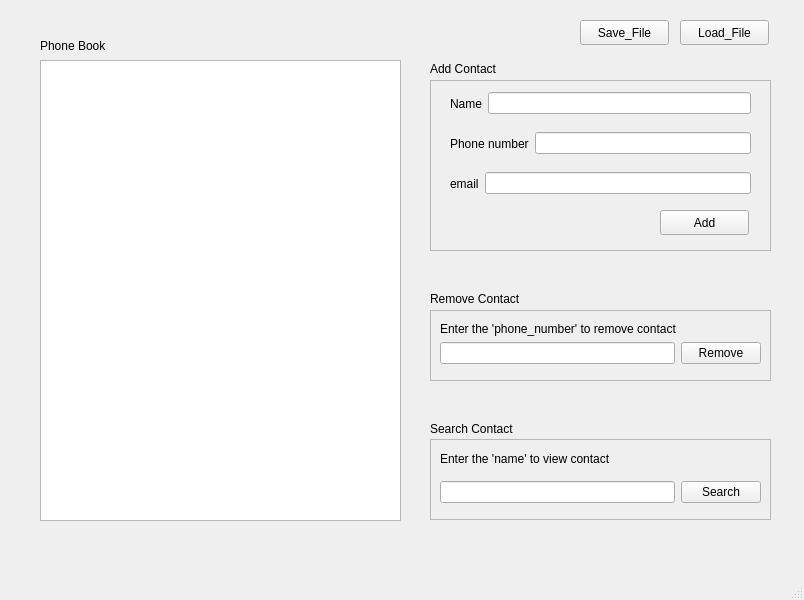
<?xml version="1.0" encoding="UTF-8"?>
<ui version="4.0">
 <class>MainWindow</class>
 <widget class="QMainWindow" name="MainWindow">
  <property name="geometry">
   <rect>
    <x>0</x>
    <y>0</y>
    <width>804</width>
    <height>600</height>
   </rect>
  </property>
  <property name="windowTitle">
   <string>MainWindow</string>
  </property>
  <widget class="QWidget" name="centralwidget">
   <widget class="QFrame" name="frame">
    <property name="geometry">
     <rect>
      <x>430</x>
      <y>439</y>
      <width>341</width>
      <height>81</height>
     </rect>
    </property>
    <property name="frameShape">
     <enum>QFrame::StyledPanel</enum>
    </property>
    <property name="frameShadow">
     <enum>QFrame::Raised</enum>
    </property>
    <widget class="QLabel" name="label_9">
     <property name="geometry">
      <rect>
       <x>10</x>
       <y>10</y>
       <width>251</width>
       <height>20</height>
      </rect>
     </property>
     <property name="text">
      <string>Enter the 'name' to view contact</string>
     </property>
    </widget>
    <widget class="QWidget" name="">
     <property name="geometry">
      <rect>
       <x>10</x>
       <y>40</y>
       <width>321</width>
       <height>27</height>
      </rect>
     </property>
     <layout class="QHBoxLayout" name="horizontalLayout_5">
      <item>
       <widget class="QLineEdit" name="lineEdit_search"/>
      </item>
      <item>
       <widget class="QPushButton" name="search_button">
        <property name="text">
         <string>Search</string>
        </property>
       </widget>
      </item>
     </layout>
    </widget>
   </widget>
   <widget class="QFrame" name="ADD">
    <property name="geometry">
     <rect>
      <x>430</x>
      <y>80</y>
      <width>341</width>
      <height>171</height>
     </rect>
    </property>
    <property name="frameShape">
     <enum>QFrame::StyledPanel</enum>
    </property>
    <property name="frameShadow">
     <enum>QFrame::Raised</enum>
    </property>
    <widget class="QWidget" name="layoutWidget">
     <property name="geometry">
      <rect>
       <x>20</x>
       <y>50</y>
       <width>301</width>
       <height>27</height>
      </rect>
     </property>
     <layout class="QHBoxLayout" name="horizontalLayout_3">
      <item>
       <widget class="QLabel" name="label_3">
        <property name="text">
         <string>Phone number</string>
        </property>
       </widget>
      </item>
      <item>
       <widget class="QLineEdit" name="lineEdit_add_phone"/>
      </item>
     </layout>
    </widget>
    <widget class="QWidget" name="layoutWidget_2">
     <property name="geometry">
      <rect>
       <x>20</x>
       <y>90</y>
       <width>301</width>
       <height>27</height>
      </rect>
     </property>
     <layout class="QHBoxLayout" name="horizontalLayout_4">
      <item>
       <widget class="QLabel" name="label_4">
        <property name="text">
         <string>email</string>
        </property>
       </widget>
      </item>
      <item>
       <widget class="QLineEdit" name="lineEdit_add_email"/>
      </item>
     </layout>
    </widget>
    <widget class="QPushButton" name="add_button">
     <property name="geometry">
      <rect>
       <x>230</x>
       <y>130</y>
       <width>89</width>
       <height>25</height>
      </rect>
     </property>
     <property name="text">
      <string>Add</string>
     </property>
    </widget>
    <widget class="QWidget" name="">
     <property name="geometry">
      <rect>
       <x>20</x>
       <y>10</y>
       <width>301</width>
       <height>27</height>
      </rect>
     </property>
     <layout class="QHBoxLayout" name="horizontalLayout_2">
      <item>
       <widget class="QLabel" name="label_2">
        <property name="text">
         <string>Name</string>
        </property>
       </widget>
      </item>
      <item>
       <widget class="QLineEdit" name="lineEdit_add_name"/>
      </item>
     </layout>
    </widget>
   </widget>
   <widget class="QLabel" name="label">
    <property name="geometry">
     <rect>
      <x>40</x>
      <y>30</y>
      <width>91</width>
      <height>31</height>
     </rect>
    </property>
    <property name="text">
     <string>Phone Book</string>
    </property>
   </widget>
   <widget class="QLabel" name="label_5">
    <property name="geometry">
     <rect>
      <x>430</x>
      <y>60</y>
      <width>121</width>
      <height>17</height>
     </rect>
    </property>
    <property name="text">
     <string>Add Contact</string>
    </property>
   </widget>
   <widget class="QFrame" name="frame_2">
    <property name="geometry">
     <rect>
      <x>430</x>
      <y>310</y>
      <width>341</width>
      <height>71</height>
     </rect>
    </property>
    <property name="frameShape">
     <enum>QFrame::StyledPanel</enum>
    </property>
    <property name="frameShadow">
     <enum>QFrame::Raised</enum>
    </property>
    <widget class="QLabel" name="label_7">
     <property name="geometry">
      <rect>
       <x>10</x>
       <y>10</y>
       <width>311</width>
       <height>17</height>
      </rect>
     </property>
     <property name="text">
      <string>Enter the 'phone_number' to remove contact</string>
     </property>
    </widget>
    <widget class="QWidget" name="">
     <property name="geometry">
      <rect>
       <x>10</x>
       <y>30</y>
       <width>321</width>
       <height>27</height>
      </rect>
     </property>
     <layout class="QHBoxLayout" name="horizontalLayout">
      <item>
       <widget class="QLineEdit" name="lineEdit_remove"/>
      </item>
      <item>
       <widget class="QPushButton" name="remove_button">
        <property name="text">
         <string>Remove</string>
        </property>
       </widget>
      </item>
     </layout>
    </widget>
   </widget>
   <widget class="QLabel" name="label_6">
    <property name="geometry">
     <rect>
      <x>430</x>
      <y>290</y>
      <width>121</width>
      <height>17</height>
     </rect>
    </property>
    <property name="text">
     <string>Remove Contact</string>
    </property>
   </widget>
   <widget class="QListWidget" name="contact_list_view">
    <property name="geometry">
     <rect>
      <x>40</x>
      <y>60</y>
      <width>361</width>
      <height>461</height>
     </rect>
    </property>
    <property name="font">
     <font>
      <pointsize>14</pointsize>
      <weight>75</weight>
      <bold>true</bold>
     </font>
    </property>
   </widget>
   <widget class="QLabel" name="label_8">
    <property name="geometry">
     <rect>
      <x>430</x>
      <y>420</y>
      <width>111</width>
      <height>17</height>
     </rect>
    </property>
    <property name="text">
     <string>Search Contact</string>
    </property>
   </widget>
   <widget class="QPushButton" name="save_button">
    <property name="geometry">
     <rect>
      <x>580</x>
      <y>20</y>
      <width>89</width>
      <height>25</height>
     </rect>
    </property>
    <property name="text">
     <string>Save_File</string>
    </property>
   </widget>
   <widget class="QPushButton" name="load_button">
    <property name="geometry">
     <rect>
      <x>680</x>
      <y>20</y>
      <width>89</width>
      <height>25</height>
     </rect>
    </property>
    <property name="text">
     <string>Load_File</string>
    </property>
   </widget>
   <zorder>frame_2</zorder>
   <zorder>frame</zorder>
   <zorder>ADD</zorder>
   <zorder>label</zorder>
   <zorder>label_5</zorder>
   <zorder>label_6</zorder>
   <zorder>contact_list_view</zorder>
   <zorder>label_8</zorder>
   <zorder>save_button</zorder>
   <zorder>load_button</zorder>
  </widget>
  <widget class="QMenuBar" name="menubar">
   <property name="geometry">
    <rect>
     <x>0</x>
     <y>0</y>
     <width>804</width>
     <height>22</height>
    </rect>
   </property>
  </widget>
  <widget class="QStatusBar" name="statusbar"/>
 </widget>
 <resources/>
 <connections/>
</ui>
